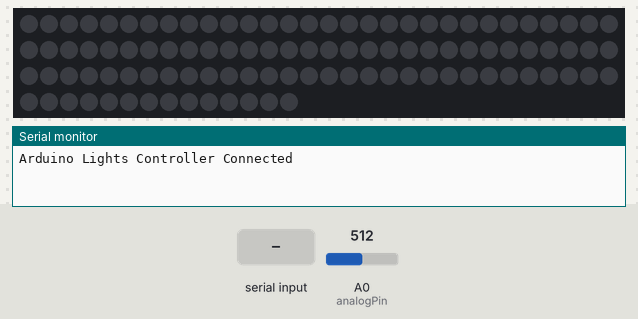
Bench run of a sketch on a simulated Arduino Uno, built with avr-gcc and run on an emulated ATmega328P. Shown: 104 RGB LEDs in strip order, left to right, continuing on the next row, the last lines printed to the serial monitor. The inputs (shaded band) are chosen by the test bench; at power-on: A0 (analogPin) = 512. Dim RGB values are drawn brighter than linear.

Above: at 1.2 s.
1.3 s: "rainbow1\n" received over Serial
At 1.57 s:
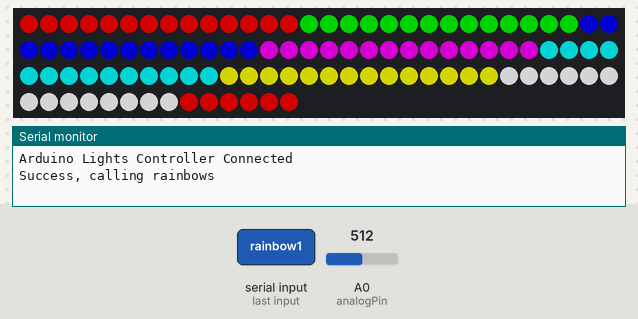
3.8 s: "rainbow2\n" received over Serial
At 3.85 s:
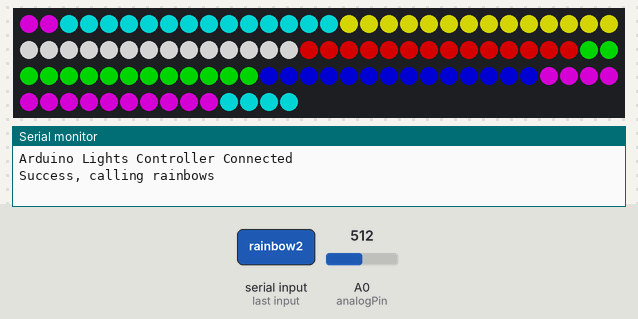
5.4 s: A0 (analogPin) set to 122
At 6.0 s:
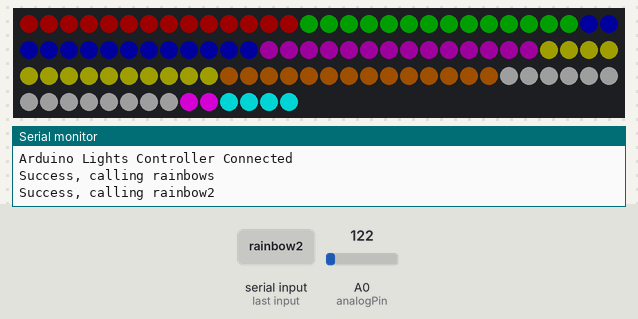
6.9 s: "eq1\n" received over Serial
At 7.9 s:
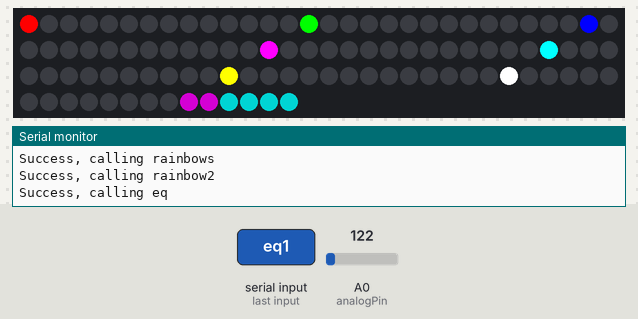
8.5 s: "eq2\n" received over Serial
At 9.1 s:
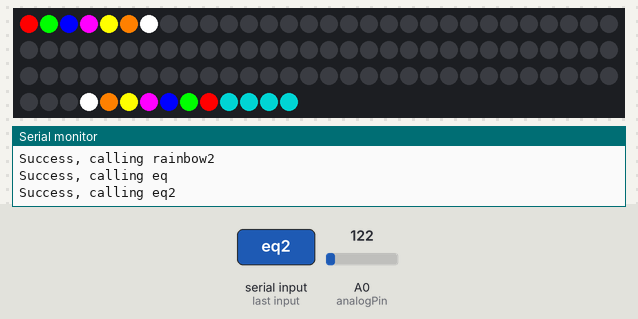
10.1 s: A0 (analogPin) set to 45
Timing chart, 0 to 12.6 s (numbered marks = the images above; inputs shaded):
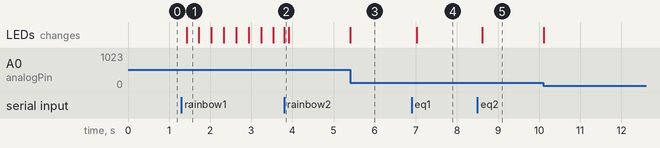

Measured:
- after the input at 1.3 s, the LEDs: change after 0.12 s (image 1)
- after the input at 5.4 s, the LEDs: change at once (image 3)
- after the input at 6.9 s, the LEDs: change after 0.12 s (image 4)
- after the input at 8.5 s, the LEDs: change after 0.12 s (image 5)

The sketch:

NeoControl_Arduino.ino
```cpp
#include <Adafruit_NeoPixel.h>

#define PIN 5

Adafruit_NeoPixel strip = Adafruit_NeoPixel(104, PIN, NEO_GRB + NEO_KHZ800); //first number controls the amount of pixels you have (add 4 so the drip falls off the edge)

int bright = 1;    //select 1 thru 10
int wait = 0;//20;    //speed of leds

//values for MSGEQ7 Chip
int analogPin = 0; // read from multiplexer using analog input 0
int strobePin = 2; // strobe is attached to digital pin 2
int resetPin = 3; // reset is attached to digital pin 3
int spectrumValue[7]; // to hold a2d values
//int j =0;

int disablePin = 7; //pin to send 0s to output

String lastCalled= "";

uint32_t beginTime = 0;
uint32_t endTime = 0;

void setup(){
  Serial.begin(9600);
  Serial.println("Arduino Lights Controller Connected");
  strip.begin();
  strip.show(); // Initialize all pixels to 'off'

  pinMode(disablePin, INPUT);
  digitalWrite(disablePin, HIGH); //Turn on pull up resistors

  pinMode(analogPin, INPUT);
  pinMode(strobePin, OUTPUT);
  pinMode(resetPin, OUTPUT);
  analogReference(DEFAULT);
  digitalWrite(resetPin, LOW);
  digitalWrite(strobePin, HIGH);
  while(!Serial){
    ;
  }
}

void loop(){
  SerialReader();
}

void callFunction(String functionName){
  while(!Serial.available()){
    if(functionName.equals("rainbow1")){
      musicRainbowLoop_1();
    }
    if(functionName.equals("rainbow2")){
      musicRainbowLoop_2();
    }
    if(functionName.equals("eq1")){
      vuMeter_2();
    }
    if(functionName.equals("eq2")){
      vuMeter();
    }
  }
}
void SerialReader(){
  int makeSerialStringPosition;
  int inByte;
  char serialReadCharArray[50];
  const int terminatingChar = '\n'; //Terminate lines with ;
  inByte = Serial.read();
  makeSerialStringPosition=0;


  if (inByte > 0 && inByte != terminatingChar) { //If we see data (inByte > 0) and that data isn't a carriage return
    delay(100); //Allow serial data time to collect (I think. All I know is it doesn't work without this.)

    while (inByte != terminatingChar && Serial.available() > 0){ // As long as EOL not found and there's more to read, keep reading
      serialReadCharArray[makeSerialStringPosition] = inByte; // Save the data in a character array
      makeSerialStringPosition++; //Increment position in array
      //if (inByte > 0) Serial1.writeln(inByte); // Debug line that prints the charcodes one per line for everything recieved over serial
      inByte = Serial.read(); // Read next byte
    }

    if (inByte == terminatingChar) { //If we terminated properly
    serialReadCharArray[makeSerialStringPosition] = 0; //Null terminate the serialReadCharArray (Overwrites last position char (terminating char) with 0

    if (strcmp(serialReadCharArray, "rainbow1") == 0){
      Serial.println("Success, calling rainbows");
      lastCalled="rainbow1";
      callFunction(lastCalled);
    }  else if (strcmp(serialReadCharArray, "eq1") == 0){
      Serial.println("Success, calling eq");
      lastCalled="eq1";
      callFunction(lastCalled);
    } else if(strcmp(serialReadCharArray, "rainbow2") == 0){
      Serial.println("Success, calling rainbow2");
      lastCalled="rainbow2";
      callFunction(lastCalled);
    } else if(strcmp(serialReadCharArray, "eq2") == 0){
      Serial.println("Success, calling eq2");
      lastCalled="eq2";
      callFunction(lastCalled);
    } else {
      Serial.println("Error, Could not find ");
      Serial.println("Last Good Called: " + lastCalled);
      callFunction(lastCalled);
    }
    serialReadCharArray[0] = 0;

    }

  }

}

void musicRainbowLoop_1(){

 int i = 0, j= 0;

  digitalWrite(resetPin, HIGH);
  digitalWrite(resetPin, LOW);

//grabs readings from chip
  for (i = 0; i < 7; i++)
  {
    digitalWrite(strobePin, LOW);
//    delayMicroseconds(30); // to allow the output to settle
    spectrumValue[i] = analogRead(analogPin);

    digitalWrite(strobePin, HIGH);

    //makes 10 bit value 8 bit
    spectrumValue[i] /= 4;

    if(spectrumValue[i] > 255)
     spectrumValue[i] = 255;

   for (j=0; j<14; j++)
    {
      if (spectrumValue[i] <= 55)
       spectrumValue[i] = 0;
    if (i == 0)
     nextLed(spectrumValue[i], 0,0, wait);
    else if (i == 1)
     nextLed(0, spectrumValue[i], 0, wait);
    else if (i == 2)
     nextLed(0,0, spectrumValue[i], wait);
    else if (i == 3)
     nextLed(spectrumValue[i], 0, spectrumValue[i], wait);
    else if (i == 4)
     nextLed(0, spectrumValue[i], spectrumValue[i], wait);
    else if (i == 5)
     nextLed(spectrumValue[i], spectrumValue[i],0, wait);
    else
     nextLed(spectrumValue[i], spectrumValue[i], spectrumValue[i], wait);
    }
    delay(2);
   }
}

void musicRainbowLoop_2(){
  int i;
  int loopEnd;

  digitalWrite(resetPin, HIGH);
  digitalWrite(resetPin, LOW);

//grabs readings from chip
  for (i = 0; i < 7; i++)
  {
    digitalWrite(strobePin, LOW);
//    delayMicroseconds(30); // to allow the output to settle
    spectrumValue[i] = analogRead(analogPin);

    digitalWrite(strobePin, HIGH);

    //makes 10 bit value 8 bit
    spectrumValue[i] /= 4;

    if(spectrumValue[i] > 255)
     spectrumValue[i] = 255;

   if (spectrumValue[i] >= 40)
    spectrumValue[i] = 0;
  }

 loopEnd = 14;
 for (i = 0;i<loopEnd; i++)
  strip.setPixelColor(i, spectrumValue[0], 0, 0);

 loopEnd = i + 14;
 for (;i<loopEnd; i++)
  strip.setPixelColor(i,0, spectrumValue[1], 0);

 loopEnd = i + 14;
 for (;i<loopEnd; i++)
  strip.setPixelColor(i,0,0, spectrumValue[2]);

 loopEnd = i + 14;
 for (;i<loopEnd; i++)
  strip.setPixelColor(i,spectrumValue[3], 0,spectrumValue[3]);

 loopEnd = i + 14;
 for (;i<loopEnd; i++)
  strip.setPixelColor(i,spectrumValue[4], spectrumValue[4], 0);

 loopEnd = i + 14;
 for (;i<loopEnd; i++)
  strip.setPixelColor(i,(int)spectrumValue[5], (int)spectrumValue[5]/2, 0);

   loopEnd = i + 14;
 for (;i<loopEnd; i++)
  strip.setPixelColor(i,spectrumValue[6], spectrumValue[6], spectrumValue[6]);

  strip.show();

}

void vuMeter(){
  int i;
  int j;
  int loopEnd;
  int numPixels = strip.numPixels() - 5;
  double pixRatio = (float)numPixels / 255;
  double channelRatio = pixRatio / 7;
  float weight =1;

  digitalWrite(resetPin, HIGH);
  digitalWrite(resetPin, LOW);

//grabs readings from chip
  for (i = 0; i < 7; i++)
  {
    digitalWrite(strobePin, LOW);
//    delayMicroseconds(30); // to allow the output to settle
    spectrumValue[i] = analogRead(analogPin);

    digitalWrite(strobePin, HIGH);

    //weight = 1;
    if (i < 3)
     weight = 1;
    else
      weight = .8;
      //makes 10 bit value 8 bit
    spectrumValue[i] /= 4;
    spectrumValue[i] = (int)( (double)spectrumValue[i] * (channelRatio * weight) );

    if(spectrumValue[i] > 255)
     spectrumValue[i] = 255;

   /*if (spectrumValue[i] >= 40)
    spectrumValue[i] = 0;*/
  }


 for (i = 0;i<spectrumValue[0] && i< numPixels; i++)
  strip.setPixelColor(i, 255, 0, 0);

 loopEnd = i + spectrumValue[1];
 for (;i<loopEnd && i< numPixels; i++)
  strip.setPixelColor(i,0, 255, 0);

 loopEnd = i + spectrumValue[2];
 for (;i<loopEnd && i< numPixels; i++)
  strip.setPixelColor(i,0,0, 255);

 loopEnd = i + spectrumValue[3];
 for (;i<loopEnd && i< numPixels; i++)
  strip.setPixelColor(i,255, 0,255);

 loopEnd = i + spectrumValue[4];
 for (;i<loopEnd && i< numPixels; i++)
  strip.setPixelColor(i,255, 255, 0);

 loopEnd = i + spectrumValue[5];
 for (;i<loopEnd && i< numPixels; i++)
  strip.setPixelColor(i,255, 128, 0);

 loopEnd = i + spectrumValue[6];
 for (;i<loopEnd && i< numPixels; i++)
  strip.setPixelColor(i,255,255,255);


  for(;i<numPixels; i++)
  strip.setPixelColor(i,0,0,0);

  for (i = numPixels;i>numPixels-spectrumValue[0] && i>0; i--)
  strip.setPixelColor(i, 255, 0, 0);

 loopEnd = i - spectrumValue[1];
 for (;i>loopEnd && i>0; i--)
  strip.setPixelColor(i,0, 255, 0);

 loopEnd = i - spectrumValue[2];
 for (;i>loopEnd && i>0; i--)
  strip.setPixelColor(i,0,0, 255);

 loopEnd = i - spectrumValue[3];
 for (;i>loopEnd && i>0; i--)
  strip.setPixelColor(i,255, 0,255);

 loopEnd = i - spectrumValue[4];
 for (;i>loopEnd && i>0; i--)
  strip.setPixelColor(i,255, 255, 0);

 loopEnd = i - spectrumValue[5];
 for (;i>loopEnd && i>0; i--)
  strip.setPixelColor(i,255, 128, 0);

 loopEnd = i - spectrumValue[6];
 for (;i>loopEnd && i>0; i--)
  strip.setPixelColor(i,255,255,255);

  strip.show();

}


void musicRainbowLoop_3(){

 int i = 0, j= 0;

  digitalWrite(resetPin, HIGH);
  digitalWrite(resetPin, LOW);

//grabs readings from chip
  for (i = 0; i < 7; i++)
  {
    digitalWrite(strobePin, LOW);
//    delayMicroseconds(30); // to allow the output to settle
    spectrumValue[i] = analogRead(analogPin);

    digitalWrite(strobePin, HIGH);

    //makes 10 bit value 8 bit
    spectrumValue[i] /= 4;

    if(spectrumValue[i] > 255)
     spectrumValue[i] = 255;

      if (spectrumValue[i] <= 55)
       spectrumValue[i] = 0;

     spectrumValue[i] = (int)(spectrumValue[i] / 7);


   for (j=0; j<14; j++)
    {
    if (i == 0 && spectrumValue[i] >=j)
     nextLed(spectrumValue[i], 0,0, wait);
    else if (i == 1 && spectrumValue[i] >=j)
     nextLed(0, 255, 0, wait);
    else if (i == 2 && spectrumValue[i] >=j)
     nextLed(0,0, 255, wait);
    else if (i == 3 && spectrumValue[i] >=j)
     nextLed(255, 0, 255, wait);
    else if (i == 4 && spectrumValue[i] >=j)
     nextLed(0, 255,255, wait);
    else if (i == 5 && spectrumValue[i] >=j)
     nextLed(255, 255,0, wait);
    else if (i == 6 && spectrumValue[i] >=j)
     nextLed(255,255,255, wait);
    else
     nextLed(0,0,0, wait);
    }
    delay(2);
   }
}


void vuMeter_2(){

 int i = 0, j= 0,k =0;

  digitalWrite(resetPin, HIGH);
  digitalWrite(resetPin, LOW);

//grabs readings from chip
  for (i = 0; i < 7; i++)
  {
    digitalWrite(strobePin, LOW);
//    delayMicroseconds(30); // to allow the output to settle
    spectrumValue[i] = analogRead(analogPin);

    digitalWrite(strobePin, HIGH);

    //makes 10 bit value 8 bit
    spectrumValue[i] /= 4;

    if(spectrumValue[i] > 255)
     spectrumValue[i] = 255;

      if (spectrumValue[i] <= 55)
       spectrumValue[i] = 0;

     spectrumValue[i] = (int)(spectrumValue[i] / 7);

     if (i == 0)
      spectrumValue[i] *= 1.0;
     else
      spectrumValue[i] *= .8;


   for (j=0; j<14; j++)
    {
    if (i == 0 && spectrumValue[i] >=j)
     strip.setPixelColor(k++,255, 0,0);
    else if (i == 1 && spectrumValue[i] >=j)
     strip.setPixelColor(k++,0, 255, 0);
    else if (i == 2 && spectrumValue[i] >=j)
     strip.setPixelColor(k++,0,0, 255);
    else if (i == 3 && spectrumValue[i] >=j)
     strip.setPixelColor(k++,255, 0, 255);
    else if (i == 4 && spectrumValue[i] >=j)
     strip.setPixelColor(k++,0, 255,255);
    else if (i == 5 && spectrumValue[i] >=j)
     strip.setPixelColor(k++,255, 255,0);
    else if (i == 6 && spectrumValue[i] >=j)
     strip.setPixelColor(k++,255,255,255);
    else
     strip.setPixelColor(k++,0,0,0);
    }
    delay(2);
   }

      strip.show();
}


void nextLed(int r, int g, int b, int wait){
static int currentLed = 0;


strip.setPixelColor(currentLed, r, g, b);
delay(wait);

//if (currentLed % 4 == 0)
 // strip.show();

currentLed++;
// currentLed += 4;

if (currentLed >= strip.numPixels() ){
  currentLed = 0;
  strip.show();
}

}
```
